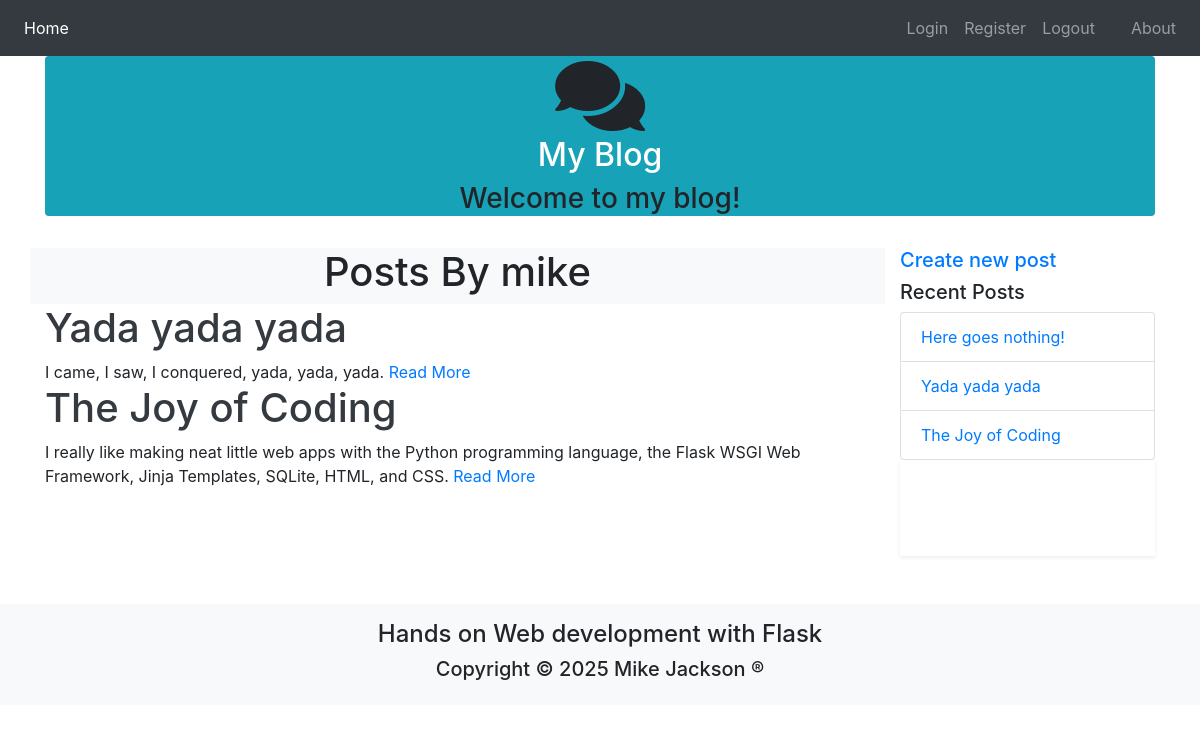
Page /user/mike on the committed database.
### app.py (models this page shows, shortened)
class Post(db.Model):
    id = db.Column(db.Integer(), primary_key=True)
    title = db.Column(db.String(255))
    text = db.Column(db.Text())
    author = db.Column(db.String(50))
    publish_date = db.Column(db.DateTime(timezone=True), server_default=db.func.current_timestamp())
    user_id = db.Column(db.Integer(), db.ForeignKey('user.id'))
    comments = db.relationship('Comment', backref='post', lazy='dynamic')

### app.py (the view)
@app.route('/user/<string:username>')
def posts_by_user(username):
    user = User.query.filter_by(username=username).first_or_404()
    posts = user.posts.order_by(Post.publish_date.desc()).all()
    recent = sidebar_data()
    return render_template('user.html', username=username, posts=posts, recent=recent)

### app.py (called while the page is built)
def sidebar_data():
    recent = Post.query.order_by(Post.publish_date.desc()).limit(5).all()
    return recent

### templates/user.html (shortened to what this page needs)
{% extends "base.html" %}
{% import 'macros.html' as macros %}
{% block leftbody %}
<div class="row">
    <div class="col bg-light">
        <h1 class="text-center">Posts By {{ username }}</h1>
    </div>
</div>
{{ macros.render_posts(posts, pagination=False) }}
{% endblock %}

### templates/base.html (shortened to what this page needs)
<!DOCTYPE html>
<html>
<head>
    <link href="../static/css/style.css" type="text/css" rel="stylesheet">
    <link rel="stylesheet" href="https://stackpath.bootstrapcdn.com/bootstrap/4.1.0/css/bootstrap.min.css"
>
    <link rel="stylesheet" href="https://use.fontawesome.com/releases/v5.0.10/css/all.css"
>
</head>
<body>
    <nav class="navbar navbar-expand-lg navbar-dark bg-dark">
        <div class="collapse navbar-collapse" id="navbarSupportedContent">
            <ul class="navbar-nav mr-auto">
                <li class="nav-item active">
                    <a class="nav-link" href="{{ url_for('index') }}">Home <span class="sr-only">(current)</span></a>
                </li>
            </ul>
            <ul class="navbar-nav ml-auto">
                <li class="nav-item">
                    <a class="nav-link" href="{{ url_for('login') }}">Login</a>
                </li>
                <li class="nav-item">
                    <a class="nav-link" href="{{ url_for('register') }}">Register</a>
                </li>
                <li class="nav-item">
                    <a class="nav-link" href="{{ url_for('logout') }}">Logout</a>
                </li>
                <li class="nav-item">
                    <a class="nav-link" href="{{ url_for('about') }}">About</a>
                </li>
            </ul>
        </div>
    </nav>
    <div class="container">
        <div class="row row-lg-4">
            <div class="col">
                <div class="container bg-info rounded">
                    <center>
                        <i class="fas fa-comments fa-5x"></i>
                        <h2><a class="text-white" href="{{ url_for('index') }}">My Blog</a></h2>
                        <h3>Welcome to my blog!</h3>
                    </center>
                </div>
            </div>
        </div>
        <br>
        {% block content %}
        <div class="row">
            <div class="col-lg-9">
                {% block leftbody %}
                {% endblock %}
            </div>
            <div class="col-lg-3 rounded">
                {% block rightbody %}
                <div class="row">
                    <div class="col">
                        <a href="{{ url_for('create') }}"><h5>Create new post</h5></a>
                    </div>
                </div>
                <div class="row">
                    <div class="col">
                        <h5>Recent Posts</h5>
                    </div>
                </div>
                <ul class="list-group">
                    {% for post in recent %}
                    <li class="list-group-item">
                        <a href="{{ url_for('post', post_id=post.id) }}">{{ post.title }}</a>
                    </li>
                    {% endfor %}
                </ul>
                <div class="p-4 shadow-sm">
                    <div class="row">
                        <div class="col">
                        </div>
                    </div>
                    <div class="row p-2">
                        <div class="col">
                        </div>
                    </div>
                </div>
                {% endblock %}
            </div>
        </div>
        {% endblock %}
    </div>
    <br><br>
    <footer class="footer mt-auto py-3 bg-light">
        <div class="container text-center">
            <h4>Hands on Web development with Flask</h4>
            <h5>Copyright &copy; 2025 Mike Jackson &reg;</h5>
        </div>
    </footer>
</body>
</html>

### templates/macros.html (shortened to what this page needs)
{% macro render_posts(posts, pagination=True) %}
{% if pagination %}
{% set _posts = posts.items %}
{% else %}
{% set _posts = posts %}
{% endif %}
{% for post in _posts %}
<div>
    <h1>
        <a class="text-dark" href="{{ url_for('post', post_id=post.id) }}">{{ post.title }}</a>
    </h1>
</div>
<div class="row">
    <div class="col">
        {{ post.text | truncate(500) | safe }}
        <a href="{{ url_for('post', post_id=post.id) }}">Read More</a>
    </div>
</div>
{% endfor %}
{% endmacro %}

### rows in the picture
Post: title "Yada yada yada", text "I came, I saw, I conquered, yada, yada, yada."
Post: title "The Joy of Coding", text "I really like making neat little web apps with the Python programming language, the Flask WSGI Web Framework, Jinja Templates, SQLite, HTML, and CSS."
Post: title "Here goes nothing!"

### other values in the picture
{{ username }} "mike"
